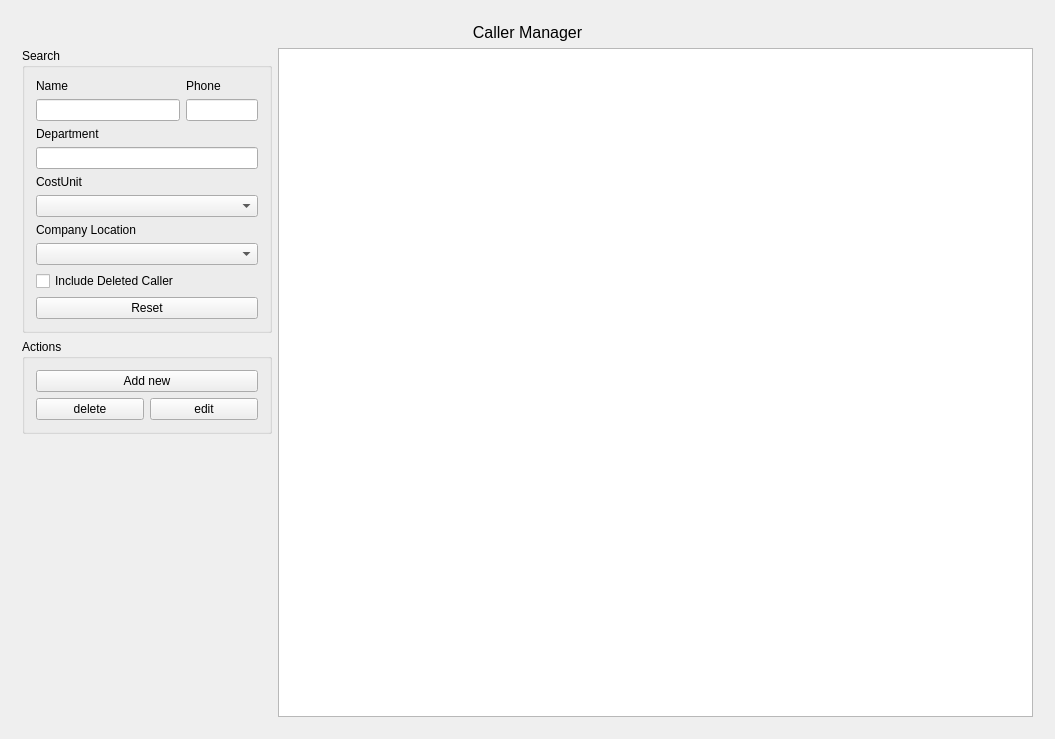
<?xml version="1.0" encoding="UTF-8"?>
<ui version="4.0">
 <class>CallerManagerWidgetClass</class>
 <widget class="QWidget" name="CallerManagerWidgetClass">
  <property name="geometry">
   <rect>
    <x>0</x>
    <y>0</y>
    <width>1055</width>
    <height>739</height>
   </rect>
  </property>
  <property name="windowTitle">
   <string>CallerManagerWidget</string>
  </property>
  <layout class="QGridLayout" name="gridLayout">
   <item row="0" column="0">
    <widget class="QStackedWidget" name="stackedWidget">
     <property name="currentIndex">
      <number>0</number>
     </property>
     <widget class="QWidget" name="page_main">
      <layout class="QVBoxLayout" name="verticalLayout_4">
       <item>
        <layout class="QHBoxLayout" name="horizontalLayout_2">
         <item>
          <spacer name="horizontalSpacer">
           <property name="orientation">
            <enum>Qt::Orientation::Horizontal</enum>
           </property>
           <property name="sizeHint" stdset="0">
            <size>
             <width>40</width>
             <height>20</height>
            </size>
           </property>
          </spacer>
         </item>
         <item>
          <widget class="QLabel" name="lb_callerManager">
           <property name="font">
            <font>
             <family>Arial</family>
             <pointsize>12</pointsize>
            </font>
           </property>
           <property name="text">
            <string>Caller Manager</string>
           </property>
           <property name="alignment">
            <set>Qt::AlignmentFlag::AlignCenter</set>
           </property>
          </widget>
         </item>
         <item>
          <spacer name="horizontalSpacer_2">
           <property name="orientation">
            <enum>Qt::Orientation::Horizontal</enum>
           </property>
           <property name="sizeHint" stdset="0">
            <size>
             <width>40</width>
             <height>20</height>
            </size>
           </property>
          </spacer>
         </item>
        </layout>
       </item>
       <item>
        <layout class="QHBoxLayout" name="horizontalLayout" stretch="0,5">
         <item>
          <layout class="QVBoxLayout" name="verticalLayout_3">
           <item>
            <widget class="QGroupBox" name="groupBox">
             <property name="title">
              <string>Search</string>
             </property>
             <layout class="QVBoxLayout" name="verticalLayout">
              <item>
               <layout class="QGridLayout" name="gridLayout_2" columnstretch="10,5">
                <item row="1" column="0">
                 <widget class="QLineEdit" name="le_searchName">
                  <property name="font">
                   <font>
                    <family>Arial</family>
                   </font>
                  </property>
                 </widget>
                </item>
                <item row="5" column="0" colspan="2">
                 <widget class="QLabel" name="lb_costUnit">
                  <property name="font">
                   <font>
                    <family>Arial</family>
                   </font>
                  </property>
                  <property name="text">
                   <string>CostUnit</string>
                  </property>
                 </widget>
                </item>
                <item row="7" column="0" colspan="2">
                 <widget class="QLabel" name="lb_companyLocation">
                  <property name="text">
                   <string>Company Location</string>
                  </property>
                 </widget>
                </item>
                <item row="8" column="0" colspan="2">
                 <widget class="QComboBox" name="cb_companyLocation"/>
                </item>
                <item row="6" column="0" colspan="2">
                 <widget class="QComboBox" name="cb_searchCostUnit">
                  <property name="font">
                   <font>
                    <family>Arial</family>
                   </font>
                  </property>
                 </widget>
                </item>
                <item row="0" column="1">
                 <widget class="QLabel" name="lb_phone">
                  <property name="font">
                   <font>
                    <family>Arial</family>
                   </font>
                  </property>
                  <property name="text">
                   <string>Phone</string>
                  </property>
                 </widget>
                </item>
                <item row="1" column="1">
                 <widget class="QLineEdit" name="le_searchPhone">
                  <property name="font">
                   <font>
                    <family>Arial</family>
                   </font>
                  </property>
                 </widget>
                </item>
                <item row="0" column="0">
                 <widget class="QLabel" name="lb_name">
                  <property name="font">
                   <font>
                    <family>Arial</family>
                   </font>
                  </property>
                  <property name="text">
                   <string>Name</string>
                  </property>
                 </widget>
                </item>
                <item row="4" column="0" colspan="2">
                 <widget class="QLineEdit" name="le_searchDepartmnet">
                  <property name="font">
                   <font>
                    <family>Arial</family>
                   </font>
                  </property>
                 </widget>
                </item>
                <item row="3" column="0" colspan="2">
                 <widget class="QLabel" name="lb_department">
                  <property name="font">
                   <font>
                    <family>Arial</family>
                   </font>
                  </property>
                  <property name="text">
                   <string>Department</string>
                  </property>
                 </widget>
                </item>
               </layout>
              </item>
              <item>
               <widget class="QCheckBox" name="chb_searchDeletedCaller">
                <property name="font">
                 <font>
                  <family>Arial</family>
                 </font>
                </property>
                <property name="text">
                 <string>Include Deleted Caller</string>
                </property>
               </widget>
              </item>
              <item>
               <widget class="QPushButton" name="pb_reset">
                <property name="font">
                 <font>
                  <family>Arial</family>
                 </font>
                </property>
                <property name="text">
                 <string>Reset</string>
                </property>
               </widget>
              </item>
             </layout>
            </widget>
           </item>
           <item>
            <widget class="QGroupBox" name="groupBox_2">
             <property name="title">
              <string>Actions</string>
             </property>
             <layout class="QVBoxLayout" name="verticalLayout_2">
              <item>
               <layout class="QGridLayout" name="gridLayout_3">
                <item row="1" column="1">
                 <widget class="QPushButton" name="pb_editCaller">
                  <property name="font">
                   <font>
                    <family>Arial</family>
                   </font>
                  </property>
                  <property name="text">
                   <string>edit</string>
                  </property>
                 </widget>
                </item>
                <item row="1" column="0">
                 <widget class="QPushButton" name="pb_deleteCaller">
                  <property name="font">
                   <font>
                    <family>Arial</family>
                   </font>
                  </property>
                  <property name="text">
                   <string>delete</string>
                  </property>
                 </widget>
                </item>
                <item row="0" column="0" colspan="2">
                 <widget class="QPushButton" name="pb_addNewCaller">
                  <property name="font">
                   <font>
                    <family>Arial</family>
                   </font>
                  </property>
                  <property name="text">
                   <string>Add new</string>
                  </property>
                 </widget>
                </item>
               </layout>
              </item>
             </layout>
            </widget>
           </item>
           <item>
            <spacer name="verticalSpacer">
             <property name="orientation">
              <enum>Qt::Orientation::Vertical</enum>
             </property>
             <property name="sizeHint" stdset="0">
              <size>
               <width>20</width>
               <height>40</height>
              </size>
             </property>
            </spacer>
           </item>
          </layout>
         </item>
         <item>
          <widget class="QTableView" name="tv_callerTable">
           <property name="font">
            <font>
             <family>Arial</family>
            </font>
           </property>
          </widget>
         </item>
        </layout>
       </item>
      </layout>
     </widget>
     <widget class="QWidget" name="page_addAndEdit">
      <layout class="QHBoxLayout" name="horizontalLayout_3">
       <item>
        <spacer name="horizontalSpacer_3">
         <property name="orientation">
          <enum>Qt::Orientation::Horizontal</enum>
         </property>
         <property name="sizeHint" stdset="0">
          <size>
           <width>333</width>
           <height>20</height>
          </size>
         </property>
        </spacer>
       </item>
       <item>
        <layout class="QVBoxLayout" name="verticalLayout_7">
         <item>
          <spacer name="verticalSpacer_3">
           <property name="orientation">
            <enum>Qt::Orientation::Vertical</enum>
           </property>
           <property name="sizeHint" stdset="0">
            <size>
             <width>20</width>
             <height>40</height>
            </size>
           </property>
          </spacer>
         </item>
         <item>
          <widget class="QGroupBox" name="groupBox_3">
           <property name="title">
            <string>Data</string>
           </property>
           <layout class="QVBoxLayout" name="verticalLayout_5">
            <item>
             <layout class="QGridLayout" name="gridLayout_4" columnstretch="10,5">
              <item row="3" column="0" colspan="2">
               <widget class="QLineEdit" name="le_p2_addDepartment">
                <property name="font">
                 <font>
                  <family>Arial</family>
                 </font>
                </property>
               </widget>
              </item>
              <item row="4" column="0" colspan="2">
               <widget class="QLabel" name="lb_p2_costUnit">
                <property name="font">
                 <font>
                  <family>Arial</family>
                 </font>
                </property>
                <property name="text">
                 <string>CostUnit</string>
                </property>
               </widget>
              </item>
              <item row="0" column="0">
               <widget class="QLabel" name="lb_p2_name">
                <property name="font">
                 <font>
                  <family>Arial</family>
                 </font>
                </property>
                <property name="text">
                 <string>Name*</string>
                </property>
               </widget>
              </item>
              <item row="1" column="0">
               <widget class="QLineEdit" name="le_p2_addName">
                <property name="font">
                 <font>
                  <family>Arial</family>
                 </font>
                </property>
               </widget>
              </item>
              <item row="5" column="0" colspan="2">
               <widget class="QComboBox" name="cb_p2_addCostUnit">
                <property name="font">
                 <font>
                  <family>Arial</family>
                 </font>
                </property>
               </widget>
              </item>
              <item row="6" column="0" colspan="2">
               <widget class="QLabel" name="lb_p2_companyLocation">
                <property name="text">
                 <string>Company Location*</string>
                </property>
               </widget>
              </item>
              <item row="2" column="0" colspan="2">
               <widget class="QLabel" name="lb_p2_department">
                <property name="font">
                 <font>
                  <family>Arial</family>
                 </font>
                </property>
                <property name="text">
                 <string>Department</string>
                </property>
               </widget>
              </item>
              <item row="1" column="1">
               <widget class="QLineEdit" name="le_p2_addPhone">
                <property name="font">
                 <font>
                  <family>Arial</family>
                 </font>
                </property>
               </widget>
              </item>
              <item row="0" column="1">
               <widget class="QLabel" name="lb_p2_phone">
                <property name="font">
                 <font>
                  <family>Arial</family>
                 </font>
                </property>
                <property name="text">
                 <string>Phone*</string>
                </property>
               </widget>
              </item>
              <item row="7" column="0">
               <widget class="QComboBox" name="cb_p2_addCompanyLocation"/>
              </item>
             </layout>
            </item>
           </layout>
          </widget>
         </item>
         <item>
          <widget class="QGroupBox" name="groupBox_4">
           <property name="title">
            <string>Acions</string>
           </property>
           <layout class="QVBoxLayout" name="verticalLayout_6">
            <item>
             <layout class="QGridLayout" name="gridLayout_5">
              <item row="1" column="0">
               <widget class="QPushButton" name="pb_p2_clearData">
                <property name="toolTip">
                 <string>&lt;html&gt;&lt;head/&gt;&lt;body&gt;&lt;p&gt;Clear all data from the form below. This action cannot be undone.&lt;/p&gt;&lt;/body&gt;&lt;/html&gt;</string>
                </property>
                <property name="text">
                 <string>Clear</string>
                </property>
               </widget>
              </item>
              <item row="0" column="0">
               <widget class="QPushButton" name="pb_p2_addNew">
                <property name="toolTip">
                 <string>&lt;html&gt;&lt;head/&gt;&lt;body&gt;&lt;p&gt;Saves changes to the contact&lt;/p&gt;&lt;/body&gt;&lt;/html&gt;</string>
                </property>
                <property name="text">
                 <string>Save</string>
                </property>
               </widget>
              </item>
              <item row="1" column="1">
               <widget class="QPushButton" name="pb_p2_back">
                <property name="toolTip">
                 <string>&lt;html&gt;&lt;head/&gt;&lt;body&gt;&lt;p&gt;Go back to the caller overview&lt;/p&gt;&lt;/body&gt;&lt;/html&gt;</string>
                </property>
                <property name="text">
                 <string>Back</string>
                </property>
               </widget>
              </item>
              <item row="0" column="1">
               <widget class="QPushButton" name="pb_p2_delete">
                <property name="toolTip">
                 <string>&lt;html&gt;&lt;head/&gt;&lt;body&gt;&lt;p&gt;Delete this Caller&lt;/p&gt;&lt;/body&gt;&lt;/html&gt;</string>
                </property>
                <property name="text">
                 <string>Delete</string>
                </property>
               </widget>
              </item>
             </layout>
            </item>
           </layout>
          </widget>
         </item>
         <item>
          <spacer name="verticalSpacer_2">
           <property name="orientation">
            <enum>Qt::Orientation::Vertical</enum>
           </property>
           <property name="sizeHint" stdset="0">
            <size>
             <width>20</width>
             <height>40</height>
            </size>
           </property>
          </spacer>
         </item>
        </layout>
       </item>
       <item>
        <spacer name="horizontalSpacer_4">
         <property name="orientation">
          <enum>Qt::Orientation::Horizontal</enum>
         </property>
         <property name="sizeHint" stdset="0">
          <size>
           <width>333</width>
           <height>20</height>
          </size>
         </property>
        </spacer>
       </item>
      </layout>
     </widget>
    </widget>
   </item>
  </layout>
 </widget>
 <layoutdefault spacing="6" margin="11"/>
 <resources>
  <include location="../../../ams.qrc"/>
 </resources>
 <connections/>
</ui>
